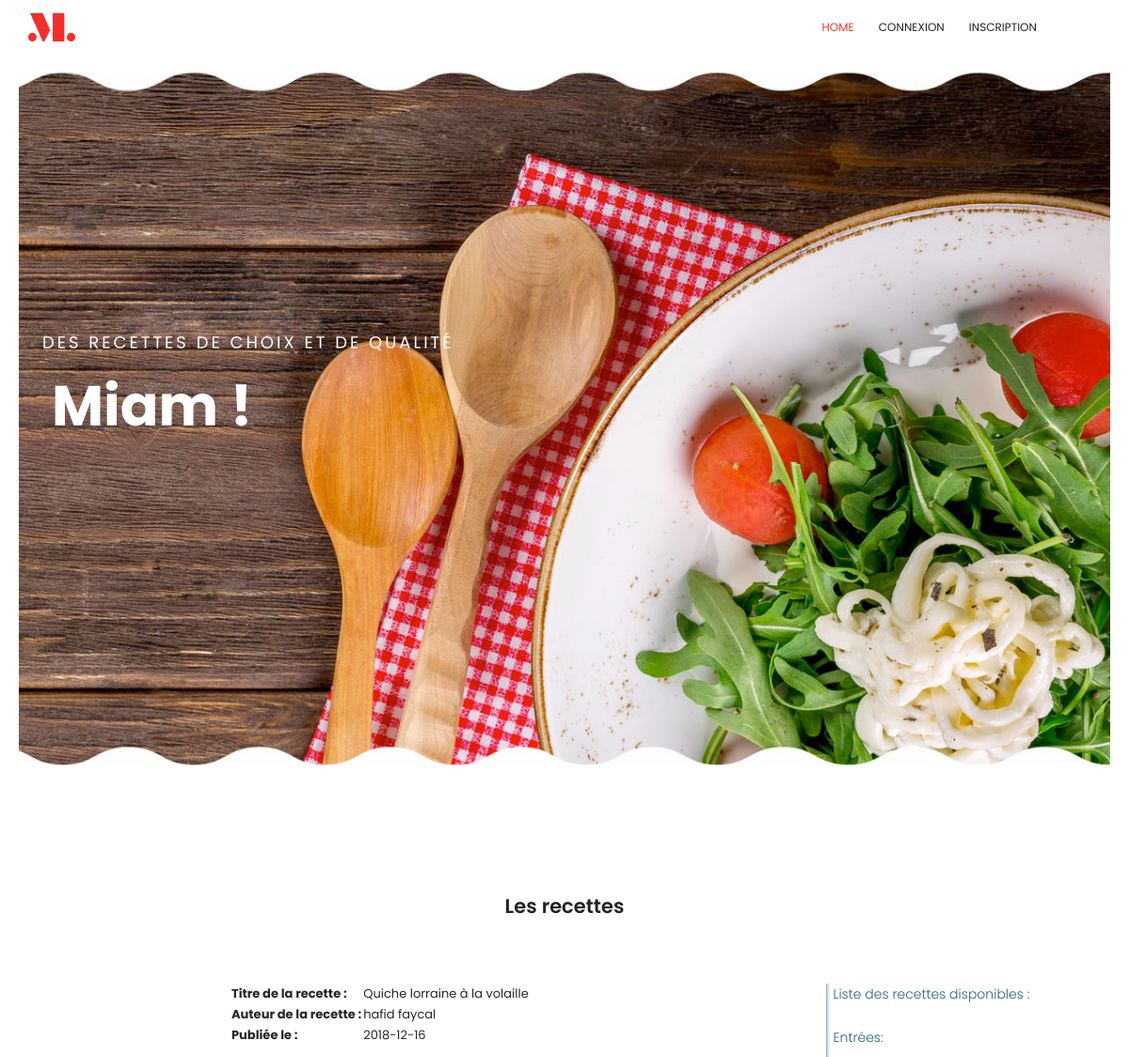
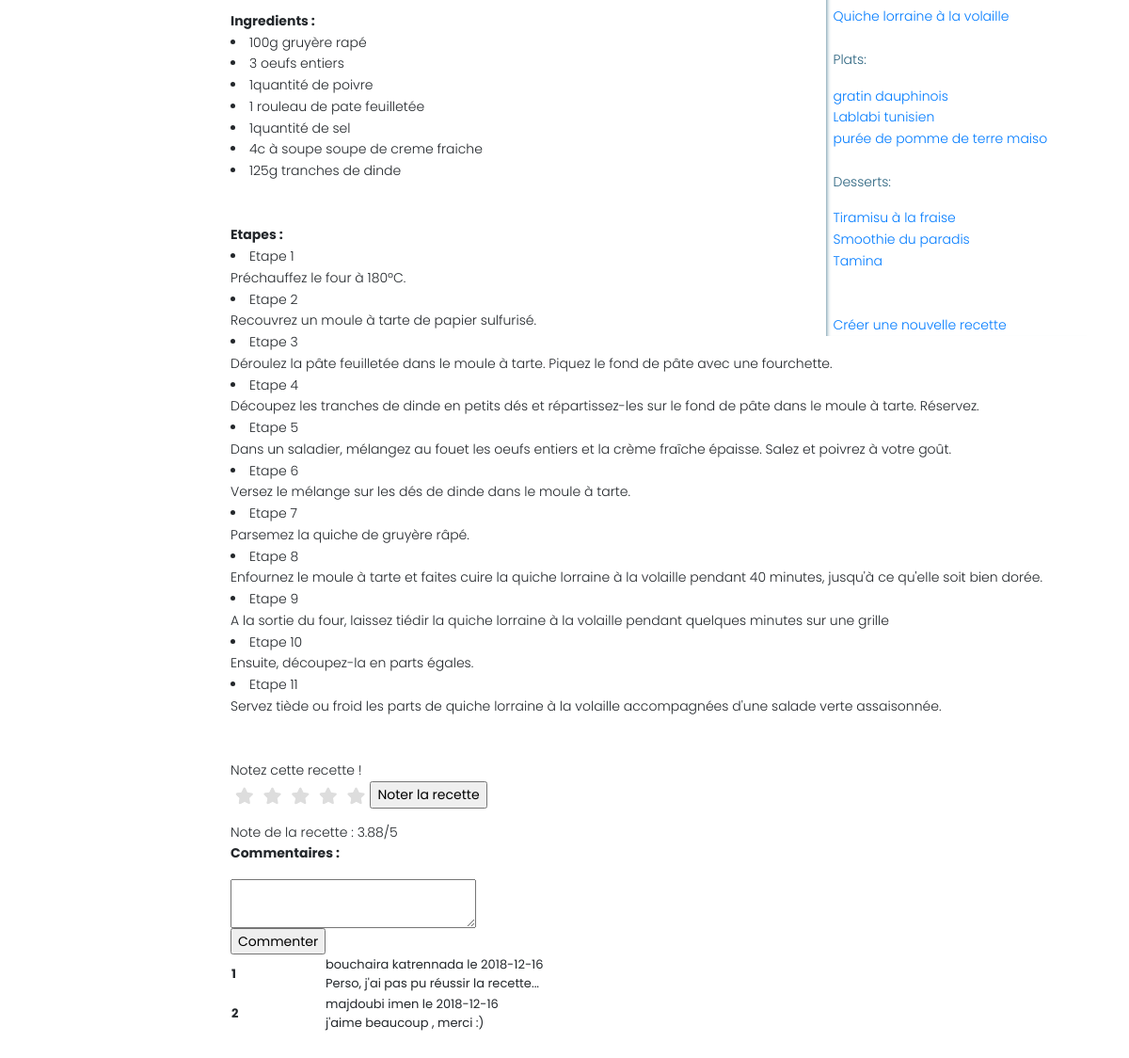
Page /assembled/user/contenuRecette.php?id=18 on the committed database (2 pictures, top to bottom).
### tables this page shows
CREATE TABLE `recettes` (
  `id_recette` int(255) NOT NULL,
  `titre` varchar(30) DEFAULT NULL,
  `categorie` enum('entree','plat','dessert') DEFAULT NULL,
  `datecreation` date DEFAULT NULL,
  `id_user` int(255) DEFAULT NULL
);

CREATE TABLE `users` (
  `email` varchar(30) DEFAULT NULL,
  `id_user` int(255) NOT NULL,
  `nom` varchar(30) DEFAULT NULL,
  `pword` varchar(255) DEFAULT NULL,
  `prenom` varchar(30) DEFAULT NULL,
  `statut` varchar(30) DEFAULT NULL
);

CREATE TABLE `listeetapes` (
  `id_recette` int(255) NOT NULL,
  `num_etape` int(255) NOT NULL,
  `etape` varchar(255) DEFAULT NULL
);

CREATE TABLE `commentaires` (
  `id_commentaire` int(255) NOT NULL,
  `id_recette` int(255) DEFAULT NULL,
  `id_user` int(255) DEFAULT NULL,
  `commentaire` varchar(255) DEFAULT NULL,
  `date_commentaire` date DEFAULT NULL
);

### assembled/user/functions/select_from_bdd.php (called while the page is built, shortened)
<?php
    $req=$pdo->prepare($sql);
    $req->execute($arr);
    $result=$req->fetchAll(PDO::FETCH_ASSOC);

### assembled/user/contenuRecette - Copie.php (the view, shortened to what this page needs)
<html>
<link rel="stylesheet" type="text/css" href="stars.css">
<aside style="width: 25%;
    padding-left: .5rem;
    margin-left: .5rem;
    float: right;
    box-shadow: inset 5px 0 5px -5px #29627e;
    color: #29627e;"> <?php include('viewRecettes.php'); ?>
</aside>
    <section style="margin-left:200px;
    color:#23272b;
">
    <?php
        include('functions/connect_bdd.php');
        $ID=$_GET['id'];
        $sql="SELECT * FROM recettes WHERE id_recette=".$ID;
        $arr=array();
        include "functions/select_from_bdd.php";
        $r=$result[0];
        $sql="SELECT nom, prenom FROM users WHERE id_user=?";
        $arr=array($r['id_user']);
        include('functions/select_from_bdd.php');
        $nom=$result[0]['nom'];
        $prenom=$result[0]['prenom'];
        echo "
        <table style='color:#23272b;
                font-size: small;'>\n
        <tr><th>Titre de la recette : </th><td>".$r['titre']."</td></tr>\n
        <tr><th>Auteur de la recette :</th><td>".$nom." ".$prenom."</td></tr>\n
        <tr><th>Publiée le :</th><td>".$r['datecreation']."</td></tr>\n
    </table>\n";
    ?>
        <br/><h style="font-weight: bold;">Ingredients :</h><br/>
    <?php
        $sql="SELECT * FROM `listeingredients` WHERE id_recette=".$ID;
        $arr=array();
        include "functions/select_from_bdd.php";
        foreach ($result as $r){
            echo "<li>".$r['qte'].$r['unit']."  ".$r['ingredient']." <br/>\n";
        }
        echo "<br/>\n
        <br/><h style=\"font-weight: bold;\">Etapes :</h>";
        $sql="SELECT * FROM listeetapes WHERE id_recette=".$ID;
        $arr=array();
        include "functions/select_from_bdd.php";
        foreach($result as $r){
            echo "<br/>\n<li><h> Etape ".$r['num_etape']."<br/>\n".$r['etape'];
        }
    ?>
        <?php
            if($_SESSION['statut']!="visiteur" and $_SESSION['statut']!="blocked")
            {echo "</br></br></br><h> Notez cette recette !</h><br/>
                <form method=\"post\" action=\"noterRecette.php?id=".$ID."&utilisateur=".$_SESSION['id_user']."\">
                    <fieldset class=\"rating\">
                        <input type=\"radio\" id=\"star5\" name=\"rating\" value=\"5\" /><label class = \"full\" for=\"star5\" title=\"Awesome - 5 stars\"></label>
                        <input type=\"radio\" id=\"star4half\" name=\"rating\" value=\"4.5\" /><label class=\"half\" for=\"star4half\" title=\"Pretty good - 4.5 stars\"></label>
                        <input type=\"radio\" id=\"star4\" name=\"rating\" value=\"4\" /><label class = \"full\" for=\"star4\" title=\"Pretty good - 4 stars\"></label>
                        <input type=\"radio\" id=\"star3half\" name=\"rating\" value=\"3.5\" /><label class=\"half\" for=\"star3half\" title=\"Meh - 3.5 stars\"></label>
                        <input type=\"radio\" id=\"star3\" name=\"rating\" value=\"3\" /><label class = \"full\" for=\"star3\" title=\"Meh - 3 stars\"></label>
                        <input type=\"radio\" id=\"star2half\" name=\"rating\" value=\"2.5\" /><label class=\"half\" for=\"star2half\" title=\"Kinda bad - 2.5 stars\"></label>
                        <input type=\"radio\" id=\"star2\" name=\"rating\" value=\"2\" /><label class = \"full\" for=\"star2\" title=\"Kinda bad - 2 stars\"></label>
                        <input type=\"radio\" id=\"star1half\" name=\"rating\" value=\"1.5\" /><label class=\"half\" for=\"star1half\" title=\"Meh - 1.5 stars\"></label>
                        <input type=\"radio\" id=\"star1\" name=\"rating\" value=\"1\" /><label class = \"full\" for=\"star1\" title=\"Sucks big time - 1 star\"></label>
                        <input type=\"radio\" id=\"starhalf\" name=\"rating\" value=\"0.5\" /><label class=\"half\" for=\"starhalf\" title=\"Sucks big time - 0.5 stars\"></label>
                    </fieldset>
                    <input type=\"submit\" name=\"submit\" value=\"Noter la recette\"/>
                </form>";
                include "functions/connect_bdd.php";
                $sql="SELECT note FROM notes WHERE id_recette=?";
                $arr=array($ID);
                include "functions/select_from_bdd.php";
                if ($arr){
                    $nb_notes=0;
                    $notes=0;
                    foreach ($result as $r){
                        $note=$r['note'];
                        $notes=$notes+$note;
                        $nb_notes=$nb_notes+1;
                    }
                    if ($nb_notes>0){
                        $notes=$notes/$nb_notes;
                        $notes=sprintf("%.2f",$notes);
                        echo "Note de la recette : ".$notes."/5";
                    }
            }
            }
        ?>
    <link rel="stylesheet" type="text/css" href="stars.css">
    <p style="font-weight: bold;"> Commentaires : </p>
        <div><?php include("comments.php");?></div>
    </section>
</html>

### assembled/user/viewRecettes.php (shortened to what this page needs)
<?php
    include('functions/connect_bdd.php');
    echo "<h>Liste des recettes disponibles : </h><br/><br/>\n";
    $sql="SELECT * FROM recettes WHERE categorie=?";
    $arr=array("entree");
    include "functions/select_from_bdd.php";
    echo " <P>Entrées:</P>";
    foreach($result as $r) {
        echo "<a href=\"contenuRecette.php?id=".$r['id_recette']."\">".$r['titre']. "</a><br/>\n";
    }
    $sql="SELECT * FROM recettes WHERE categorie=?";
    $arr=array("plat");
    include "functions/select_from_bdd.php";
    echo " <br/><P>Plats:</P>";
    foreach($result as $r) {
        echo "<a href=\"contenuRecette.php?id=".$r['id_recette']."\">".$r['titre']. "</a><br/>\n";
    }
    $sql="SELECT * FROM recettes WHERE categorie=?";
    $arr=array("dessert");
    include "functions/select_from_bdd.php";
    echo " <br/><P>Desserts:</P>";
    foreach($result as $r) {
        echo "<a href=\"contenuRecette.php?id=".$r['id_recette']."\">".$r['titre']. "</a><br/>\n";
    }
    if($_SESSION['statut']!="visiteur" and $_SESSION['statut']!="blocked"){
        echo "<br/><br/> <a href=\"creerRecette.php\">Créer une nouvelle recette</a>\n";
    }

### assembled/user/comments.php (shortened to what this page needs)
<?php
    include "functions/connect_bdd.php";
    $sql="SELECT * FROM commentaires WHERE id_recette=? ORDER BY date_commentaire";
    $arr=array($ID);
    include("functions/select_from_bdd.php");
    $result2=$result;
    $i=0;
    echo "<table style='color:#23272b;
                font-size: small;'>";
    foreach ($result2 as $r){
        $i++;
        $sql="SELECT nom, prenom FROM users WHERE id_user=?";
        $arr=array($r['id_user']);
        include("functions/select_from_bdd.php");
        echo "<tr> <th style='width:100px;'>".$i."</th><td>";
        echo $result[0]['nom']." ".$result[0]['prenom']." le ".$r['date_commentaire'];
        echo "<br/> ".$r['commentaire']."</td></tr>";
    }
    if ($_SESSION['statut'] != "visiteur")
    {
        $current_id=$_SESSION['id_user'];
        $sql="SELECT id_user FROM recettes WHERE id_recette=?";
        $arr=array($ID);
        include ("functions/select_from_bdd.php");
        $auteur_id=$result[0]['id_user'];
        if ($auteur_id!=$current_id and $_SESSION['statut']!="blocked"){
            echo "
        <form method='post' action='new_comment.php?id_recette=".$ID."&user=".$current_id."'>
            <textarea name='commentaire'></textarea>
            <br/><input type='submit' value='Commenter'/>
        </form>
        ";
        }
    }

### assembled/user/css/main.css (style rules this page uses)
body { color:#777;font-family:"Poppins",sans-serif;font-size:14px;font-weight:300;line-height:1.625em;position:relative }
a { -webkit-transition:all 0.3s ease 0s;-moz-transition:all 0.3s ease 0s;-o-transition:all 0.3s ease 0s;transition:all 0.3s ease 0s }
a,a:focus,a:hover { text-decoration:none;outline:0 }
td,th { border-radius:0px }

### assembled/user/stars.css (style rules this page uses)
fieldset, label { margin: 0; padding: 0; }
body { margin: 20px; }
.rating { border: none; float: left; }
.rating > label:before { margin: 5px; font-size: 1.25em; font-family: FontAwesome; display: inline-block; content: "\f005"; }
.rating > label { color: #ddd; float: right; }

### rows in the picture
recettes: titre "Quiche lorraine à la volaille", datecreation "2018-12-16"
recettes: titre "gratin dauphinois"
recettes: titre "Lablabi tunisien"
recettes: titre "purée de pomme de terre maiso"
recettes: titre "Tiramisu à la fraise"
recettes: titre "Smoothie du paradis"
recettes: titre "Tamina"
users: nom "hafid", prenom "faycal"
listeetapes: num_etape "1", etape "Préchauffez le four à 180ºC."
listeetapes: num_etape "2", etape "Recouvrez un moule à tarte de papier sulfurisé."
listeetapes: num_etape "3", etape "Déroulez la pâte feuilletée dans le moule à tarte. Piquez le fond de pâte avec une fourchette."
listeetapes: num_etape "4", etape "Découpez les tranches de dinde en petits dés et répartissez-les sur le fond de pâte dans le moule à tarte. Réservez."
listeetapes: num_etape "5", etape "Dans un saladier, mélangez au fouet les oeufs entiers et la crème fraîche épaisse. Salez et poivrez à votre goût."
listeetapes: num_etape "6", etape "Versez le mélange sur les dés de dinde dans le moule à tarte."
listeetapes: num_etape "7", etape "Parsemez la quiche de gruyère râpé."
listeetapes: num_etape "8", etape "Enfournez le moule à tarte et faites cuire la quiche lorraine à la volaille pendant 40 minutes, jusqu'à ce qu'elle soit bien dorée."
listeetapes: num_etape "9", etape "A la sortie du four, laissez tiédir la quiche lorraine à la volaille pendant quelques minutes sur une grille"
listeetapes: num_etape "10", etape "Ensuite, découpez-la en parts égales."
listeetapes: num_etape "11", etape "Servez tiède ou froid les parts de quiche lorraine à la volaille accompagnées d'une salade verte assaisonnée."
commentaires: id_user.nom "bouchaira", id_user.prenom "katrennada", date_commentaire "2018-12-16", commentaire "Perso, j'ai pas pu réussir la recette..."
commentaires: id_user.nom "majdoubi", id_user.prenom "imen", date_commentaire "2018-12-16", commentaire "j'aime beaucoup , merci :)"

### other values in the picture
$r['qte'] "100"
$r['unit'] "g"
$r['ingredient'] "gruyère rapé"
$r['qte'] "3"
$r['ingredient'] "oeufs entiers"
$r['qte'] "1"
$r['unit'] "quantité de"
$r['ingredient'] "poivre"
$r['ingredient'] "rouleau de pate feuilletée"
$r['ingredient'] "sel"
$r['qte'] "4"
$r['unit'] "c à soupe"
$r['ingredient'] "soupe de creme fraiche"
$r['qte'] "125"
$r['ingredient'] "tranches de dinde"
